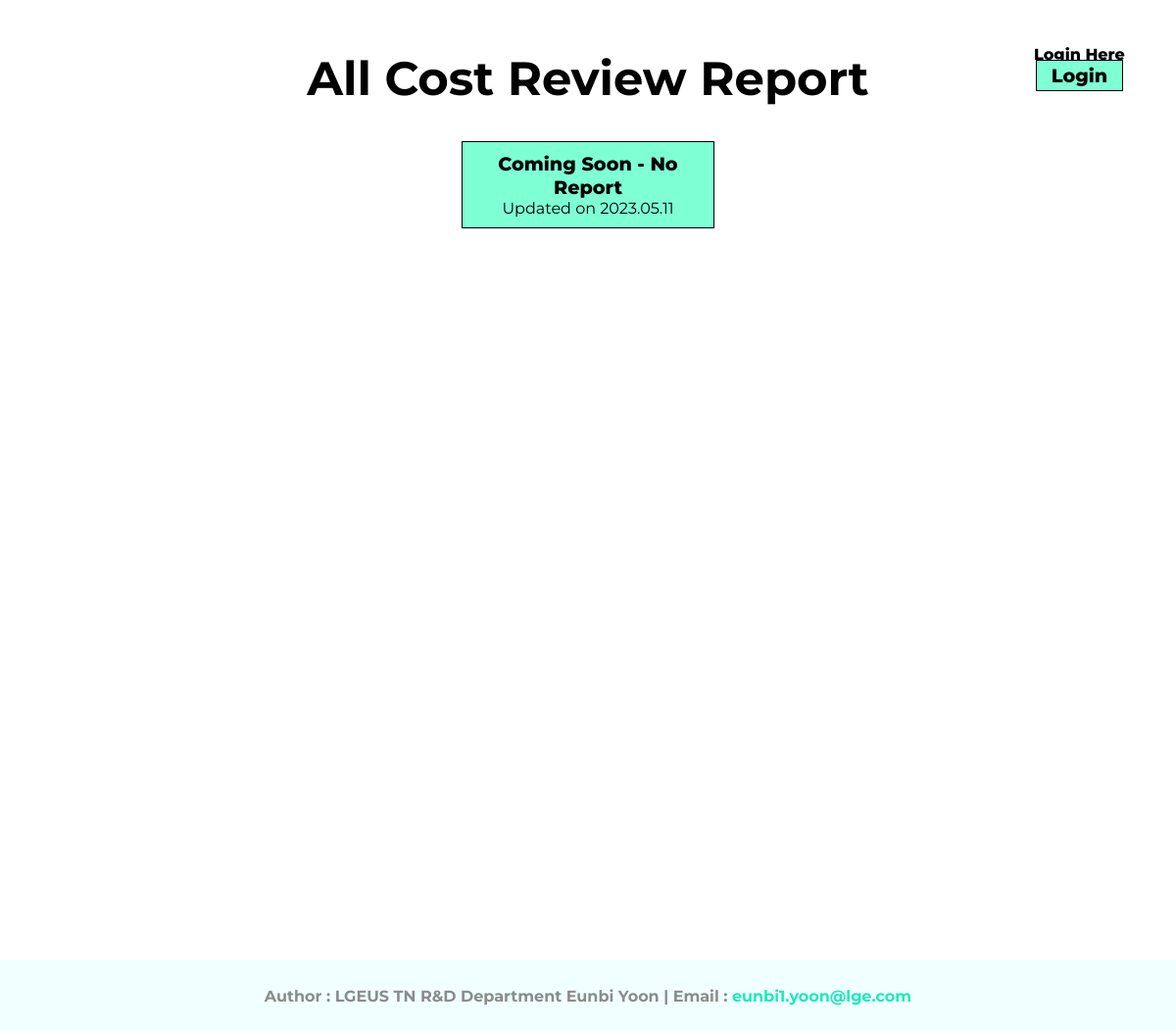
Page /cost-review/ on the committed database.
### report/models.py (models this page shows, shortened)
class Category(models.Model):
    title=models.CharField(max_length=255)
    slug=models.SlugField()
    class Meta:
        verbose_name_plural='  1) Categories'

class Post(models.Model):
    category=models.ForeignKey(Category, related_name='post_model', on_delete=models.CASCADE)
    slug=models.SlugField()
    author=models.ForeignKey(User, related_name='post_user',on_delete=models.CASCADE)
    title=models.CharField(max_length=255)
    date_added=models.DateTimeField(auto_now_add=True)
    class Meta:
        verbose_name_plural='  2) Posts'

### report/views.py (the view)
# urls.py: path('<slug:slug>/', categoryView, name='category_url'),
def categoryView(request, slug):
    category=Category.objects.get(slug=slug)
    context={
        'category_pair':category
    }
    return render(request,'category.html', context)

### templates/category.html (shortened to what this page needs)
{% extends 'base.html' %}
{% block name %}<div class="category-name">All {{ category_pair.title }} Report</div>{% endblock %}
{% block container %}
    <div class="category">
        {% for cat in category_pair.post_model.all %}
            <a href="{% url 'detail_url' cat.slug cat.id%}">
                <div class="category-detail">
                    <div class="title">{{ cat.title }} Report</div>
                    <div class="date">Updated on {{ cat.date_added|date:"Y.m.d" }}</div>
                </div>
            </a>
        {% endfor %}
    </div>
{% endblock %}

### statics/css/style2.css (style rules this page uses)
body { margin:auto; font-family: 'Montserrat'; overflow-y: scroll; min-height:100%; display: flex; flex-direction: column; }
.category { text-align: center; margin-top:30px; }
.category-name { text-align: center; font-size: 3rem; }
.category a { text-decoration:none; margin-top: 50px;; }
.category .category-detail { background-color:aquamarine; color:black; margin: auto; border:1px solid black; width:30%; margin:5px auto; padding:10px; font-size:1rem }
.category .category-detail .title { font-size: 1.2rem; font-weight: 800; }

### rows in the picture
Category: title "Cost Review"
Post: title "Coming Soon - No", date_added "2023.05.11"
